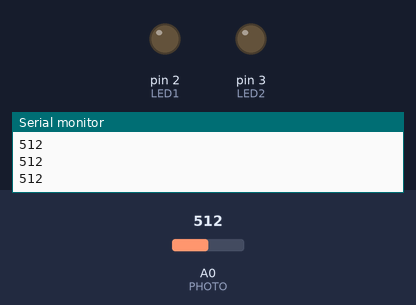
The sketch below on a simulated Arduino Uno, built with avr-gcc and run on an emulated ATmega328P. Parts: output pins drawn as LEDs (lit = HIGH), the last lines printed to the serial monitor. Inputs (shaded band) come from the test bench; at power-on: A0 (PHOTO) = 512.

Above: at 1.2 s.
1.3 s: A0 (PHOTO) set to 409
2.8 s: A0 (PHOTO) set to 385
At 3.6 s:
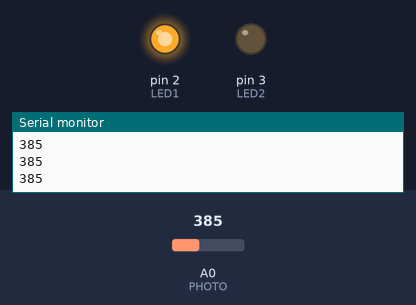
4.3 s: A0 (PHOTO) set to 215
5.8 s: A0 (PHOTO) set to 183
At 7.0 s:
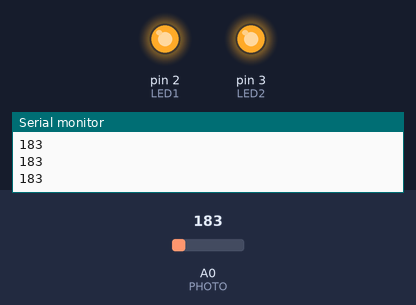
7.3 s: A0 (PHOTO) set to 210
At 8.1 s:
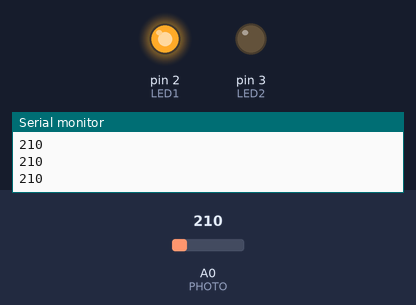
8.8 s: A0 (PHOTO) set to 190
At 9.4 s:
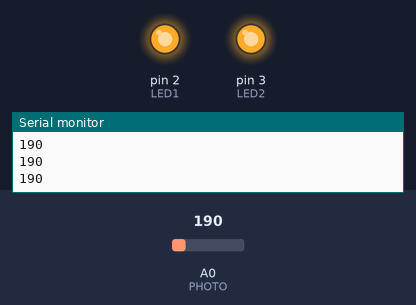
Timing chart, 0 to 11.3 s (numbered marks = the images above; inputs shaded):
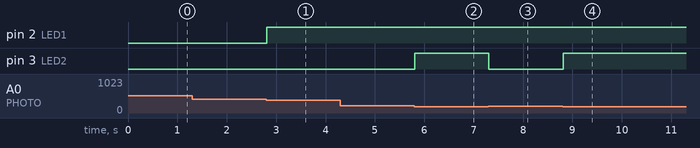

Measured:
- the behaviour switches between 401 and 400 on A0 (PHOTO) (found by bisection; images 0 and 1)
- the behaviour switches between 201 and 200 on A0 (PHOTO) (found by bisection; images 1 and 2)
- after the input at 2.8 s, pin 2 (LED1): LOW → HIGH at once
- after the input at 5.8 s, pin 3 (LED2): LOW → HIGH at once
- after the input at 7.3 s, pin 3 (LED2): HIGH → LOW at once
- after the input at 8.8 s, pin 3 (LED2): LOW → HIGH at once

The sketch:

street_light_using_photoresistor.ino
```cpp
// C++ code
//
int LED1=2;
int LED2=3;
int sensorvalue=0;
int PHOTO=A0;
void setup()
{
  pinMode(PHOTO, INPUT);
  Serial.begin(9600);
  pinMode(LED1, OUTPUT);
  pinMode(LED2, OUTPUT);
}

void loop()
{
  sensorvalue=analogRead(A0);
  Serial.println(sensorvalue);
  if(sensorvalue>400)
  {
    digitalWrite(LED1, LOW);
    digitalWrite(LED2, LOW);
  }
  else if(sensorvalue>200)
  {
    digitalWrite(LED1, HIGH);
    digitalWrite(LED2, LOW);
  }
  else
  {
    digitalWrite(LED1, HIGH);
    digitalWrite(LED2, HIGH);
  }
}
```
